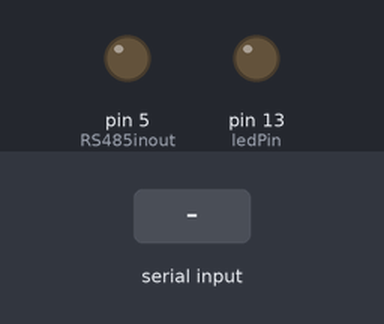
A sketch run on a simulated Arduino Uno, built with avr-gcc and run on an emulated ATmega328P. Parts: output pins drawn as LEDs (lit = HIGH). The inputs (shaded band) are chosen by the test bench. What the sketch prints to the serial monitor is not drawn.

Above: at 1.2 s.
1.3 s: "1" received over the second serial link
Timing chart, 0 to 4.3 s (numbered marks = the images above; inputs shaded):
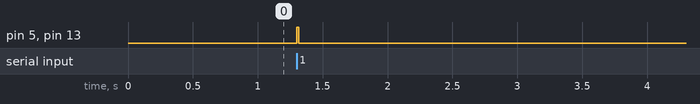

Measured:
- after the input at 1.3 s, pin 5 (RS485inout), pin 13 (ledPin): LOW → HIGH at once, → LOW 0.02 s later

The sketch:

RS485_Responder.ino
```cpp
#include "Arduino.h"

// Library to allow a Serial port on arbitrary pins
#include <SoftwareSerial.h>

// These are the pins we'll be talking to the RS485 device on
#define RS485rx		6 // RS485 Receive pin
#define RS485Tx		7 // RS485 Transmit pin
#define RS485inout	5 // RS485 Transmit or Receive status

#define RS485Transmit	HIGH
#define RS485Receive	LOW
#define ledPin			13
#define baudRate		115200

// Define the RS485 object
SoftwareSerial RS485(RS485rx, RS485Tx);

// The data bytes we're sending or receiving
byte rxValue;
byte txValue;

// -----------------------------------------------------------------
// SETUP         SETUP         SETUP         SETUP         SETUP
// -----------------------------------------------------------------
void setup()
{
  // Debugging window
  Serial.begin(9600);

  // Set modes for pins
  pinMode(ledPin, OUTPUT);
  pinMode(RS485inout, OUTPUT);

  // Set RS485 device to read initially
  digitalWrite(RS485inout, RS485Receive);

  // Set the baud rate. The longer the wire the slower you should
  // set the transmission rate. Anything here:
  // 300, 600, 1200, 2400, 4800, 9600, 14400, 19200, 28800, 31250,
  // 38400, 57600, and 115200
  // MUST BE THE SAME AS THE SENDER UNIT!
  RS485.begin(baudRate);
}

// -----------------------------------------------------------------
// LOOP     LOOP     LOOP     LOOP     LOOP     LOOP     LOOP
// -----------------------------------------------------------------
void loop()
{
  // Is there something on the serial pin?
  if (RS485.available())
  {
    txValue = RS485.read();
    Serial.print("Received:");Serial.println(char(txValue));

    // Turn on the on-board LED pin to show activity
    digitalWrite(ledPin, HIGH);

    // Set the direction pin to xmit (HIGH)
    digitalWrite(RS485inout, RS485Transmit);

    // This delay is REQUIRED for things to settle before transmission
    delay(10);

    // Send back a modified value
    RS485.write(txValue);

    // Wait for the transmission to complete.
    // This delay is dependent on the baud rate. To calculate:
    // delay = (baud rate / 10) * 2
    int bufferDelay = (baudRate / 10) * 2 + 100;
    delayMicroseconds(bufferDelay);

    // Set the RS485 back to receive
    digitalWrite(RS485inout, RS485Receive);

    // Turn off built in LED pin
    digitalWrite(ledPin, LOW);
  }
}
```
